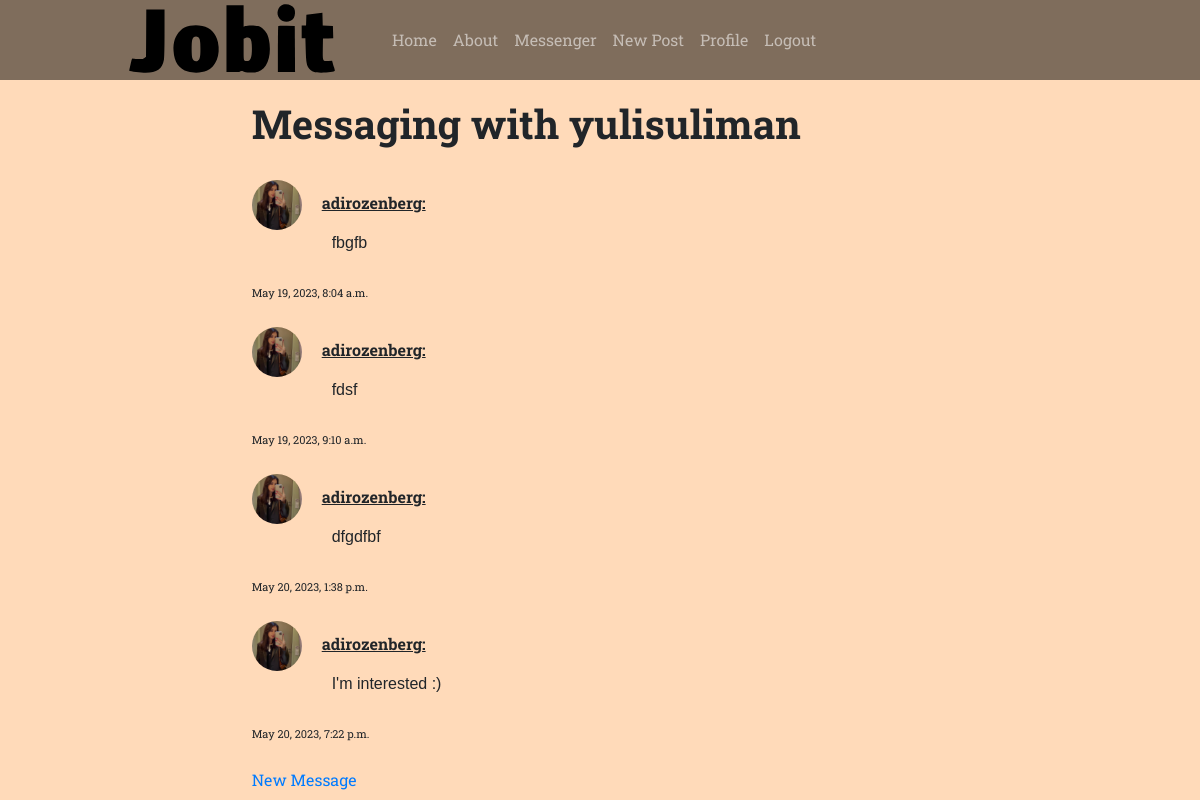
The page /direct/2/ (signed in) on the database its author committed.
### direct_message/models.py (models this page shows, shortened)
class Message(models.Model):
    sender = models.ForeignKey(User, on_delete=models.CASCADE, related_name='sender')
    receiver = models.ForeignKey(User, on_delete=models.CASCADE, related_name='receiver')
    creation_date = models.DateTimeField(default=timezone.now)
    message_text = models.TextField()

### users/models.py (models this page shows, shortened)
class Profile(models.Model):
    user = models.OneToOneField(User, on_delete=models.CASCADE)
    image = models.ImageField(default='default.jpg', upload_to='profile_pics')
    date_of_birth = models.DateField(default=date(2000, 1, 1))
    profession = models.CharField(max_length=100, default='')
    address = models.CharField(max_length=50, default='')
    gender = models.CharField(max_length=1, choices=GENDER_CHOICES)

### direct_message/views.py (the view)
# urls.py: path('<int:user_id>/', views.chat, name='direct-message'),
@login_required
def chat(request, user_id):
    user = User.objects.get(pk=user_id)
    direct_messages_sender = Message.objects.filter(sender=user_id, receiver=request.user.id)
    direct_messages_receiver = Message.objects.filter(sender=request.user.id, receiver=user_id)
    direct_messages = direct_messages_sender.union(direct_messages_receiver)
    return render(request, 'direct_message/direct_message.html', {'direct_messages': direct_messages,
                                                                  'send_to': user.username})

### direct_message/templates/direct_message/direct_message.html (shortened to what this page needs)
{% extends "feed/base.html" %}
{% load static %}
{% block content %}
    <h1 class="chat-headline">Messaging with {{ send_to }}</h1><br>
    {% for message in direct_messages %}
        <div class="message-container">
            <img src="{{ message.sender.profile.image.url }}" alt="{{ message.sender.username }}" class="rounded-circle mr-3" height="50">
            <a class="sender-name"><u><b>{{ message.sender.username }}:</b></u></a><br>
            <span style="margin-left: 80px;">
            <a class="message-text" style="font-family: Arial">{{ message.message_text }}</a>
            </span>
            <br>
            <a class="creation-date" style="font-size: 11px;">{{ message.creation_date }}</a>
            <br><br>
        </div>
    {% endfor %}
    <a class="new-message" href='new/{{message.receiver.pk}}'> New Message </a>
{% endblock content %}

### feed/static/feed/main.css (style rules this page uses)
:root { --bs-blue: #0d6efd; --bs-indigo: #6610f2; --bs-purple: #6f42c1; --bs-pink: #d63384; --bs-red: #dc3545; --bs-orange: #fd7e14; --bs-yellow: #ffc800; --bs-green: #198754; --bs-teal: #20c997; --bs-cyan: #0dcaf0; --bs-white: #fff; --bs-gray: #6c757d; --bs-gray-dark: #343a40; --bs-gray-100: #f8f9fa; --bs-gray-200: #e9ecef; --bs-gray-300: #dee2e6; --bs-gray-400: #ced4da; --bs-gray-500: #adb5bd; --bs-gray-600: #6c757d; --bs-gray-700: #495057; --bs-gray-800: #343a40; --bs-gray-900: #212529; --bs-primary: #ffc800; --bs-secondary: #6c757d; --bs-success: #198754; --bs-info: #0dcaf0; --bs-warning: #ffc800; --bs-danger: #dc3545; --bs-light: #f8f9fa; --bs-dark: #212529; --bs-primary-rgb: 255, 200, 0; --bs-secondary-rgb: 108, 117, 125; --bs-success-rgb: 25, 135, 84; --bs-info-rgb: 13, 202, 240; --bs-warning-rgb: 255, 200, 0; --bs-danger-rgb: 220, 53, 69; --bs-light-rgb: 248, 249, 250; --bs-dark-rgb: 33, 37, 41; --bs-white-rgb: 255, 255, 255; --bs-black-rgb: 0, 0, 0; --bs-body-color-rgb: 33, 37, 41; --bs-body-bg-rgb: 255, 255, 255; --bs-font-sans-serif: system-ui, -apple-system, "Segoe UI", Roboto, "Helvetica Neue", Arial, "Noto Sans", "Liberation Sans", sans-serif, "Apple Color Emoji", "Segoe UI Emoji", "Segoe UI Symbol", "Noto Color Emoji"; --bs-font-monospace: SFMono-Regular, Menlo, Monaco, Consolas, "Liberation Mono", "Courier New", monospace; --bs-gradient: linear-gradient(180deg, rgba(255, 255, 255, 0.15), rgba(255, 255, 255, 0)); --bs-body-font-family: Roboto Slab, -apple-system, BlinkMacSystemFont, Segoe UI, Roboto, Helvetica Neue, Arial, sans-serif, Apple Color Emoji, Segoe UI Emoji, Segoe UI Symbol, Noto Color Emoji; --bs-body-font-size: 1rem; --bs-body-font-weight: 400; --bs-body-line-height: 1.5; --bs-body-color: #212529; --bs-body-bg: #fff; }
*, *::before, *::after { box-sizing: border-box; }
@media (prefers-reduced-motion: no-preference) { :root { scroll-behavior: smooth; } }
body { height: 100%; margin: 0; padding: 0; display: flex; align-items: center; justify-content: center; padding-top: 100px; font-family: var(--bs-body-font-family); font-size: var(--bs-body-font-size); font-weight: var(--bs-body-font-weight); line-height: var(--bs-body-line-height); color: var(--bs-body-color); text-align: var(--bs-body-text-align); -webkit-text-size-adjust: 100%; -webkit-tap-highlight-color: rgba(0, 0, 0, 0); background-color: peachpuff; background-size:cover; background-position: center; }
h6, .h6, h5, .h5, h4, .h4, h3, .h3, h2, .h2, h1, .h1 { margin-top: 0; margin-bottom: 0.5rem; font-family: "Roboto Slab", -apple-system, BlinkMacSystemFont, "Segoe UI", Roboto, "Helvetica Neue", Arial, sans-serif, "Apple Color Emoji", "Segoe UI Emoji", "Segoe UI Symbol", "Noto Color Emoji"; font-weight: 700; line-height: 1.2; }
h1, .h1 { font-size: calc(1.375rem + 1.5vw); }
@media (min-width: 1200px) { h1, .h1 { font-size: 2.5rem; } }

### rows shown on the page
Message: sender.profile.image (picture), sender.username "adirozenberg", message_text "fbgfb", creation_date "May 19, 2023, 8:04 a.m."
Message: sender.profile.image (picture), sender.username "adirozenberg", message_text "fdsf", creation_date "May 19, 2023, 9:10 a.m."
Message: sender.profile.image (picture), sender.username "adirozenberg", message_text "dfgdfbf", creation_date "May 20, 2023, 1:38 p.m."
Message: sender.profile.image (picture), sender.username "adirozenberg", message_text "I'm interested :)", creation_date "May 20, 2023, 7:22 p.m."

### other values the page prints
{{ send_to }} "yulisuliman"
